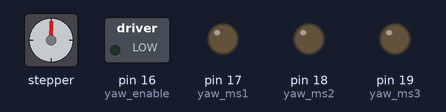
Simulated run of this program. Board: MicroPython board. On the bench: stepper motor, switched loads named in the program (green lamp = pin HIGH), output pins drawn as LEDs (lit = HIGH). The stepper is drawn at 200 steps a turn; pins used as bus, display or sensor lines are not drawn; what the program prints to the serial console is not drawn.

Above: at 0.05 s.
At 2.0 s:
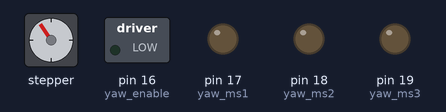
At 4.4 s:
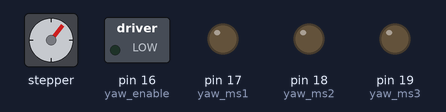
At 8.75 s:
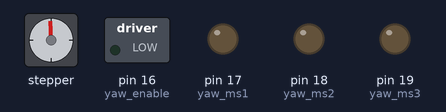
Timing chart, 0 to 11.4 s (numbered marks = the images above):
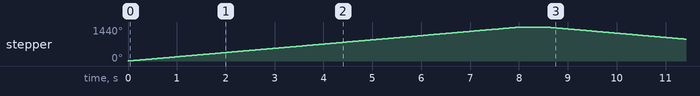

The program:

stepper.py
```python
from machine import Pin, PWM, I2C
from time import sleep
import time

# Yaw driver pin definitions
yaw_dir = Pin(26, Pin.OUT)
yaw_step = Pin(22, Pin.OUT)
yaw_sleep = Pin(21, Pin.OUT)
yaw_reset = Pin(20, Pin.OUT)
yaw_ms3 = Pin(19, Pin.OUT)
yaw_ms2 = Pin(18, Pin.OUT)
yaw_ms1 = Pin(17, Pin.OUT)
yaw_enable = Pin(16, Pin.OUT)

# Initialize drivers to known states
def initialize_driver(dir_pin, sleep_pin, reset_pin, ms1_pin, ms2_pin, ms3_pin, enable_pin):
    dir_pin.value(0)       # Set direction to 0
    sleep_pin.value(1)     # Keep awake
    reset_pin.value(1)     # Keep reset inactive
    ms1_pin.value(0)       # Set microstep setting
    ms2_pin.value(0)
    ms3_pin.value(0)
    enable_pin.value(0)    # Enable the driver

initialize_driver(yaw_dir, yaw_sleep, yaw_reset, yaw_ms1, yaw_ms2, yaw_ms3, yaw_enable)

# Test the stepper motors back and forth
def test_stepper(step_pin, dir_pin, steps, delay):
    # Move forward
    dir_pin.value(1)  # Set direction to forward
    for _ in range(steps):
        step_pin.value(1)
        time.sleep(delay)
        step_pin.value(0)
        time.sleep(delay)

    time.sleep(0.5)  # Small pause before changing direction

    # Move backward
    dir_pin.value(0)  # Set direction to backward
    for _ in range(steps):
        step_pin.value(1)
        time.sleep(delay)
        step_pin.value(0)
        time.sleep(delay)

# Test sequence
try:
    while True:
        print("Testing yaw motor back and forth")
        test_stepper(yaw_step, yaw_dir, 800, 0.005)  # 100 steps for yaw motor
        time.sleep(1)                              # Pause before the next motor

except KeyboardInterrupt:
    print("Test interrupted, disabling motors")
        # Stop the motor when the loop ends

# Disable motors when the test is stopped
yaw_enable.value(1)
```

Measured:
- by itself, stepper: turns 1440° clockwise in 8.0 s, then 1440° counter-clockwise in 8.0 s, then 1440° clockwise in 8.0 s, then 1440° counter-clockwise in 8.0 s, and so on
